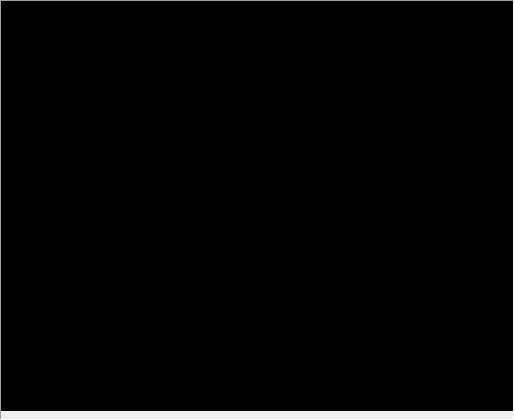
       <widget class="QFrame" name="frameMiniScreen">
        <property name="minimumSize">
         <size>
          <width>514</width>
          <height>100</height>
         </size>
        </property>
        <property name="maximumSize">
         <size>
          <width>514</width>
          <height>16777215</height>
         </size>
        </property>
        <property name="frameShape">
         <enum>QFrame::Panel</enum>
        </property>
        <property name="frameShadow">
         <enum>QFrame::Sunken</enum>
        </property>
        <widget class="QLabel" name="labelWallpaper">
         <property name="geometry">
          <rect>
           <x>1</x>
           <y>1</y>
           <width>512</width>
           <height>410</height>
          </rect>
         </property>
         <property name="text">
          <string/>
         </property>
         <property name="textFormat">
          <enum>Qt::PlainText</enum>
         </property>
         <property name="alignment">
          <set>Qt::AlignCenter</set>
         </property>
        </widget>
        <widget class="QLabel" name="labelBlack">
         <property name="geometry">
          <rect>
           <x>1</x>
           <y>1</y>
           <width>512</width>
           <height>410</height>
          </rect>
         </property>
         <property name="palette">
          <palette>
           <active>
            <colorrole role="Button">
             <brush brushstyle="SolidPattern">
              <color alpha="255">
               <red>0</red>
               <green>0</green>
               <blue>0</blue>
              </color>
             </brush>
            </colorrole>
            <colorrole role="Base">
             <brush brushstyle="SolidPattern">
              <color alpha="255">
               <red>0</red>
               <green>0</green>
               <blue>0</blue>
              </color>
             </brush>
            </colorrole>
            <colorrole role="Window">
             <brush brushstyle="SolidPattern">
              <color alpha="255">
               <red>0</red>
               <green>0</green>
               <blue>0</blue>
              </color>
             </brush>
            </colorrole>
           </active>
           <inactive>
            <colorrole role="Button">
             <brush brushstyle="SolidPattern">
              <color alpha="255">
               <red>0</red>
               <green>0</green>
               <blue>0</blue>
              </color>
             </brush>
            </colorrole>
            <colorrole role="Base">
             <brush brushstyle="SolidPattern">
              <color alpha="255">
               <red>0</red>
               <green>0</green>
               <blue>0</blue>
              </color>
             </brush>
            </colorrole>
            <colorrole role="Window">
             <brush brushstyle="SolidPattern">
              <color alpha="255">
               <red>0</red>
               <green>0</green>
               <blue>0</blue>
              </color>
             </brush>
            </colorrole>
           </inactive>
           <disabled>
            <colorrole role="Button">
             <brush brushstyle="SolidPattern">
              <color alpha="255">
               <red>0</red>
               <green>0</green>
               <blue>0</blue>
              </color>
             </brush>
            </colorrole>
            <colorrole role="Base">
             <brush brushstyle="SolidPattern">
              <color alpha="255">
               <red>255</red>
               <green>255</green>
               <blue>255</blue>
              </color>
             </brush>
            </colorrole>
            <colorrole role="Window">
             <brush brushstyle="SolidPattern">
              <color alpha="255">
               <red>0</red>
               <green>0</green>
               <blue>0</blue>
              </color>
             </brush>
            </colorrole>
           </disabled>
          </palette>
         </property>
         <property name="font">
          <font>
           <family>Bitstream Charter</family>
           <pointsize>48</pointsize>
          </font>
         </property>
         <property name="autoFillBackground">
          <bool>true</bool>
         </property>
         <property name="text">
          <string/>
         </property>
         <property name="textFormat">
          <enum>Qt::PlainText</enum>
         </property>
        </widget>
        <widget class="QLabel" name="labelText">
         <property name="geometry">
          <rect>
           <x>1</x>
           <y>1</y>
           <width>512</width>
           <height>410</height>
          </rect>
         </property>
         <property name="palette">
          <palette>
           <active>
            <colorrole role="WindowText">
             <brush brushstyle="SolidPattern">
              <color alpha="255">
               <red>255</red>
               <green>255</green>
               <blue>0</blue>
              </color>
             </brush>
            </colorrole>
           </active>
           <inactive>
            <colorrole role="WindowText">
             <brush brushstyle="SolidPattern">
              <color alpha="255">
               <red>255</red>
               <green>255</green>
               <blue>0</blue>
              </color>
             </brush>
            </colorrole>
           </inactive>
           <disabled>
            <colorrole role="WindowText">
             <brush brushstyle="SolidPattern">
              <color alpha="255">
               <red>127</red>
               <green>127</green>
               <blue>127</blue>
              </color>
             </brush>
            </colorrole>
           </disabled>
          </palette>
         </property>
         <property name="font">
          <font>
           <family>Bitstream Charter</family>
           <pointsize>48</pointsize>
          </font>
         </property>
         <property name="textFormat">
          <enum>Qt::PlainText</enum>
         </property>
        </widget>
        <zorder>labelBlack</zorder>
        <zorder>labelWallpaper</zorder>
        <zorder>labelText</zorder>
       </widget>
